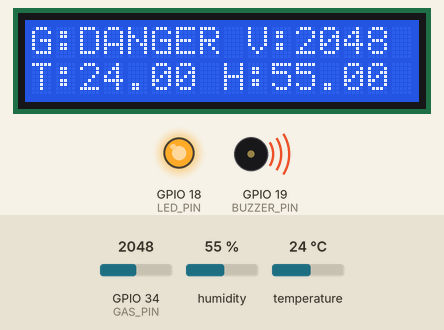
Simulated run of this sketch. Board: ESP32. On the bench: 16×2 character LCD, output pins drawn as LEDs (lit = HIGH), buzzer (waves = sounding, pin HIGH). Inputs (shaded band) come from the test bench; at power-on: GPIO 34 (GAS_PIN) = 2048, humidity 55 %, temperature 24 °C. Nothing arrives over Bluetooth unless stated; what the sketch prints to the serial monitor is not drawn.

Above: at 3.2 s.
3.3 s: GPIO 34 (GAS_PIN) set to 709
At 4.7 s:
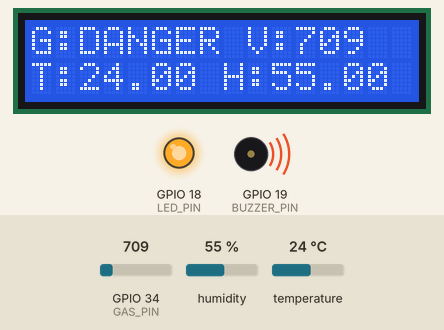
5.6 s: GPIO 34 (GAS_PIN) set to 594
At 7.3 s:
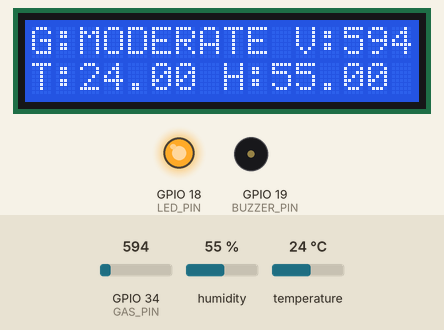
7.6 s: GPIO 34 (GAS_PIN) set to 383
At 8.7 s:
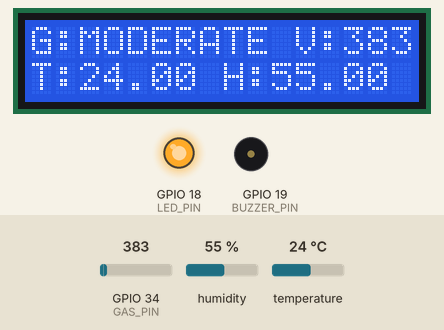
9.6 s: GPIO 34 (GAS_PIN) set to 330
At 10.4 s:
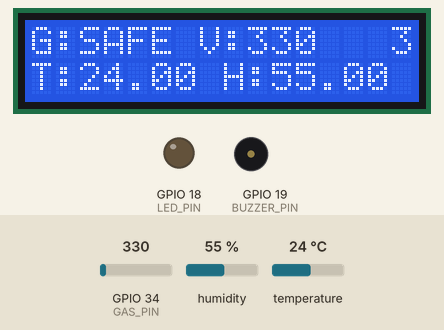
11.6 s: humidity set to 22 %
At 15.3 s:
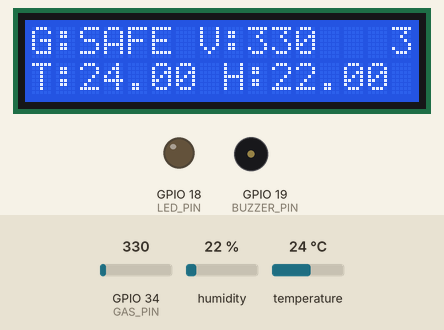
15.6 s: temperature set to 12 °C
At 17.8 s:
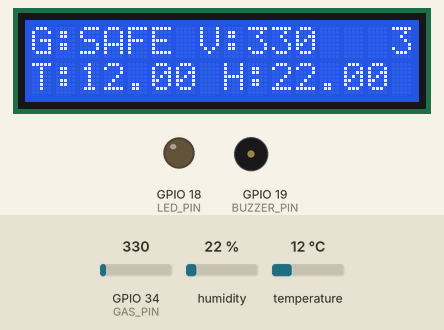
Timing chart, 0 to 19.3 s (numbered marks = the images above; inputs shaded):
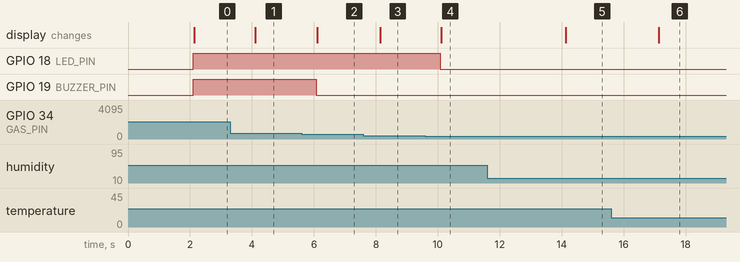

The sketch:

GasLeakageSystem.ino
```cpp
#include <Wire.h>
#include <hd44780.h>
#include <hd44780ioClass/hd44780_I2Cexp.h>
#include <DHT.h>
#include "BluetoothSerial.h"

BluetoothSerial SerialBT;

#define GAS_PIN 34
#define LED_PIN 18
#define BUZZER_PIN 19

#define DHTPIN 4
#define DHTTYPE DHT11

hd44780_I2Cexp lcd;
DHT dht(DHTPIN, DHTTYPE);

// ===== Adjustable Gas Threshold =====
int gasThreshold = 350;

unsigned long previousMillis = 0;
const long interval = 1000;

void setup() {
  Serial.begin(115200);
  SerialBT.begin("GasSafetyESP32");

  pinMode(LED_PIN, OUTPUT);
  pinMode(BUZZER_PIN, OUTPUT);

  lcd.begin(16, 2);
  dht.begin();

  lcd.setCursor(0,0);
  lcd.print("Gas Monitor");
  delay(2000);
  lcd.clear();
}

void loop() {

  unsigned long currentMillis = millis();

  if (currentMillis - previousMillis >= interval) {
    previousMillis = currentMillis;

    int gasValue = analogRead(GAS_PIN);
    float temp = dht.readTemperature();
    float hum = dht.readHumidity();

    String status;

    // ===== Gas Level Classification =====
    if (gasValue < gasThreshold) {
      status = "SAFE";
      digitalWrite(LED_PIN, LOW);
      digitalWrite(BUZZER_PIN, LOW);
    }
    else if (gasValue >= gasThreshold && gasValue <= gasThreshold + 300) {
      status = "MODERATE";
      digitalWrite(LED_PIN, HIGH);
      digitalWrite(BUZZER_PIN, LOW);
    }
    else {
      status = "DANGER";
      digitalWrite(LED_PIN, HIGH);
      digitalWrite(BUZZER_PIN, HIGH);
    }

    // ===== LCD Display =====
    lcd.setCursor(0,0);
    lcd.print("G:");
    lcd.print(status);
    lcd.print(" V:");
    lcd.print(gasValue);
    lcd.print("   ");

    lcd.setCursor(0,1);
    lcd.print("T:");
    lcd.print(temp);
    lcd.print(" H:");
    lcd.print(hum);
    lcd.print("   ");

    // ===== Bluetooth Message =====
    SerialBT.print("Gas Status: ");
    SerialBT.print(status);
    SerialBT.print(" | Value: ");
    SerialBT.print(gasValue);
    SerialBT.print(" | Threshold: ");
    SerialBT.print(gasThreshold);
    SerialBT.print(" | Temp: ");
    SerialBT.print(temp);
    SerialBT.print("C | Hum: ");
    SerialBT.println(hum);

    Serial.println(gasValue);
  }
}
```

Measured:
- the behaviour switches between 651 and 650 on GPIO 34 (GAS_PIN) (found by bisection; images 1 and 2)
- the behaviour switches between 350 and 349 on GPIO 34 (GAS_PIN) (found by bisection; images 3 and 4)
- after the input at 3.3 s, the display: changes after 0.81 s (image 1)
- after the input at 5.6 s, GPIO 19 (BUZZER_PIN): HIGH → LOW after 0.48 s; the display: changes after 0.51 s (image 2)
- after the input at 7.6 s, the display: changes after 0.54 s (image 3)
- after the input at 9.6 s, GPIO 18 (LED_PIN): HIGH → LOW after 0.48 s; the display: changes after 0.51 s (image 4)
- after the input at 11.6 s, the display: changes after 2.5 s (image 5)
- after the input at 15.6 s, the display: changes after 1.5 s (image 6)
